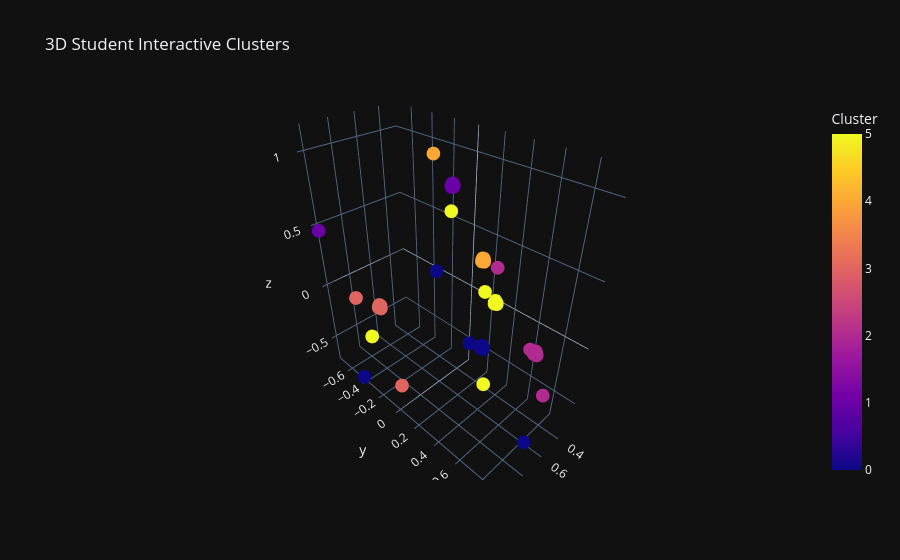

Notebook cell for this chart:
### Code cell
df_final['x'], df_final['y'], df_final['z'] = X_clean[:,0], X_clean[:,1], X_clean[:,2]

fig = px.scatter_3d(
    df_final, x='x', y='y', z='z', color='Cluster',
    hover_name='ExtracurricularActivities',
    hover_data=['ClubMemberships'],
    title="3D Student Interactive Clusters",
    color_discrete_sequence=px.colors.qualitative.Bold, # High contrast colors
    template="plotly_dark"
)
fig.show()

### Figure 1 — Plotly figure (JSON) as saved in the notebook; plotly's stock layout.template omitted (floating-point values rounded to 4 significant figures; data arrays with more than 128 entries replaced by an {"elided": "..."} marker saying what was removed)
{"data": [{"customdata": {"elided": "1000x1 str values"}, "hovertemplate": "<b>%{hovertext}</b><br><br>x=%{x}<br>y=%{y}<br>z=%{z}<br>ClubMemberships=%{customdata[0]}<br>Cluster=%{marker.color}<extra></extra>", "hovertext": {"elided": "1000 str values"}, "legendgroup": "", "marker": {"color": {"elided": "1000 int values"}, "coloraxis": "coloraxis", "symbol": "circle"}, "mode": "markers", "name": "", "scene": "scene", "showlegend": false, "type": "scatter3d", "x": {"elided": "1000 float values"}, "y": {"elided": "1000 float values"}, "z": {"elided": "1000 float values"}}], "layout": {"coloraxis": {"colorbar": {"title": {"text": "Cluster"}}, "colorscale": [[0, "#0d0887"], [0.1111, "#46039f"], [0.2222, "#7201a8"], [0.3333, "#9c179e"], [0.4444, "#bd3786"], [0.5556, "#d8576b"], [0.6667, "#ed7953"], [0.7778, "#fb9f3a"], [0.8889, "#fdca26"], [1, "#f0f921"]]}, "legend": {"tracegroupgap": 0}, "scene": {"domain": {"x": [0, 1], "y": [0, 1]}, "xaxis": {"title": {"text": "x"}}, "yaxis": {"title": {"text": "y"}}, "zaxis": {"title": {"text": "z"}}}, "title": {"text": "3D Student Interactive Clusters"}}}
